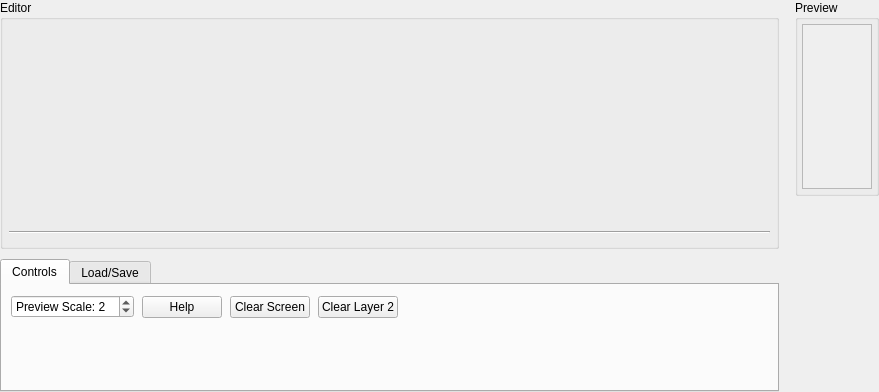
<?xml version="1.0" encoding="UTF-8"?>
<ui version="4.0">
 <class>DispEditor</class>
 <widget class="QWidget" name="DispEditor">
  <property name="geometry">
   <rect>
    <x>0</x>
    <y>0</y>
    <width>879</width>
    <height>392</height>
   </rect>
  </property>
  <property name="windowTitle">
   <string>Form</string>
  </property>
  <layout class="QHBoxLayout" name="horizontalLayout">
   <property name="spacing">
    <number>16</number>
   </property>
   <property name="leftMargin">
    <number>0</number>
   </property>
   <property name="topMargin">
    <number>0</number>
   </property>
   <property name="rightMargin">
    <number>0</number>
   </property>
   <property name="bottomMargin">
    <number>0</number>
   </property>
   <item>
    <layout class="QVBoxLayout" name="verticalLayout_2" stretch="1,0">
     <property name="spacing">
      <number>10</number>
     </property>
     <item>
      <widget class="QGroupBox" name="editorBox">
       <property name="title">
        <string>Editor</string>
       </property>
       <property name="flat">
        <bool>true</bool>
       </property>
       <layout class="QVBoxLayout" name="editorBoxLayout">
        <property name="topMargin">
         <number>0</number>
        </property>
        <property name="leftMargin">
         <number>0</number>
        </property>
        <property name="rightMargin">
         <number>0</number>
        </property>
        <property name="bottomMargin">
         <number>0</number>
        </property>
        <item>
         <widget class="QFrame" name="editorFrame">
          <property name="well" stdset="0">
           <bool>true</bool>
          </property>
          <layout class="QVBoxLayout" name="editorFrameLayout">
           <property name="spacing">
            <number>6</number>
           </property>
           <property name="leftMargin">
            <number>6</number>
           </property>
           <property name="topMargin">
            <number>6</number>
           </property>
           <property name="rightMargin">
            <number>6</number>
           </property>
           <property name="bottomMargin">
            <number>6</number>
           </property>
           <item>
            <widget class="DisplayEdit" name="displayEdit" native="true">
             <property name="sizePolicy">
              <sizepolicy hsizetype="MinimumExpanding" vsizetype="MinimumExpanding">
               <horstretch>1</horstretch>
               <verstretch>0</verstretch>
              </sizepolicy>
             </property>
            </widget>
           </item>
           <item>
            <widget class="Line" name="colorLine">
             <property name="orientation">
              <enum>Qt::Orientation::Horizontal</enum>
             </property>
            </widget>
           </item>
           <item>
            <widget class="QWidget" name="colorWidget" native="true"/>
           </item>
          </layout>
         </widget>
        </item>
       </layout>
      </widget>
     </item>
     <item>
      <widget class="QTabWidget" name="tabWidget">
       <property name="sizePolicy">
        <sizepolicy hsizetype="Preferred" vsizetype="Maximum">
         <horstretch>0</horstretch>
         <verstretch>0</verstretch>
        </sizepolicy>
       </property>
       <property name="currentIndex">
        <number>0</number>
       </property>
       <widget class="QWidget" name="tab">
        <attribute name="title">
         <string>Controls</string>
        </attribute>
        <layout class="QVBoxLayout" name="verticalLayout">
         <item>
          <layout class="QHBoxLayout" name="controlsLayout">
           <property name="spacing">
            <number>8</number>
           </property>
           <item>
            <widget class="QSpinBox" name="imgScaleBox">
             <property name="arrows" stdset="0">
              <bool>false</bool>
             </property>
             <property name="prefix">
              <string>Preview Scale: </string>
             </property>
             <property name="minimum">
              <number>1</number>
             </property>
             <property name="maximum">
              <number>10</number>
             </property>
             <property name="value">
              <number>2</number>
             </property>
            </widget>
           </item>
           <item>
            <widget class="QPushButton" name="helpButton">
             <property name="toolTip">
              <string>Show Instructions</string>
             </property>
             <property name="text">
              <string>Help</string>
             </property>
            </widget>
           </item>
           <item>
            <widget class="QPushButton" name="clearButton">
             <property name="text">
              <string>Clear Screen</string>
             </property>
            </widget>
           </item>
           <item>
            <widget class="QPushButton" name="clearLayer2Button">
             <property name="text">
              <string>Clear Layer 2</string>
             </property>
            </widget>
           </item>
           <item>
            <spacer name="horizontalSpacer">
             <property name="orientation">
              <enum>Qt::Orientation::Horizontal</enum>
             </property>
             <property name="sizeHint" stdset="0">
              <size>
               <width>20</width>
               <height>20</height>
              </size>
             </property>
            </spacer>
           </item>
           <item>
            <widget class="QLabel" name="ColorNowLabel">
             <property name="minimumSize">
              <size>
               <width>56</width>
               <height>26</height>
              </size>
             </property>
             <property name="maximumSize">
              <size>
               <width>56</width>
               <height>26</height>
              </size>
             </property>
             <property name="text">
              <string/>
             </property>
             <property name="scaledContents">
              <bool>true</bool>
             </property>
            </widget>
           </item>
          </layout>
         </item>
         <item>
          <spacer name="verticalSpacer_3">
           <property name="orientation">
            <enum>Qt::Orientation::Vertical</enum>
           </property>
           <property name="sizeHint" stdset="0">
            <size>
             <width>20</width>
             <height>20</height>
            </size>
           </property>
          </spacer>
         </item>
        </layout>
       </widget>
       <widget class="QWidget" name="tab_2">
        <attribute name="title">
         <string>Load/Save</string>
        </attribute>
        <layout class="QGridLayout" name="gridLayout">
         <property name="leftMargin">
          <number>12</number>
         </property>
         <property name="topMargin">
          <number>10</number>
         </property>
         <property name="rightMargin">
          <number>12</number>
         </property>
         <property name="bottomMargin">
          <number>12</number>
         </property>
         <property name="spacing">
          <number>8</number>
         </property>
         <item row="0" column="2">
          <widget class="QPushButton" name="saveCButton">
           <property name="text">
            <string>Export Bin</string>
           </property>
          </widget>
         </item>
         <item row="1" column="2" colspan="2">
          <widget class="QDoubleSpinBox" name="loadScaleSpinBox">
           <property name="toolTip">
            <string>Scale colors when loading image. Useful if the loaded image becomes too dark or too bright.</string>
           </property>
           <property name="prefix">
            <string>Load Color Scale: </string>
           </property>
           <property name="singleStep">
            <double>0.010000000000000</double>
           </property>
           <property name="value">
            <double>1.000000000000000</double>
           </property>
          </widget>
         </item>
         <item row="1" column="1">
          <widget class="QPushButton" name="loadPngButton">
           <property name="toolTip">
            <string/>
           </property>
           <property name="text">
            <string>Load Image</string>
           </property>
          </widget>
         </item>
         <item row="1" column="0">
          <widget class="QPushButton" name="savePngButton">
           <property name="toolTip">
            <string>Save image, as seen above, to PNG file.</string>
           </property>
           <property name="text">
            <string>Save PNG</string>
           </property>
          </widget>
         </item>
         <item row="2" column="1">
          <widget class="QCheckBox" name="antialiasBox">
           <property name="text">
            <string>Antialias when loading</string>
           </property>
           <property name="checked">
            <bool>true</bool>
           </property>
          </widget>
         </item>
         <item row="2" column="2" colspan="2">
          <widget class="QCheckBox" name="showLayer2Box">
           <property name="toolTip">
            <string/>
           </property>
           <property name="text">
            <string>Show Layer 2</string>
           </property>
           <property name="checked">
            <bool>true</bool>
           </property>
          </widget>
         </item>
         <item row="0" column="1">
          <widget class="QComboBox" name="formatBox">
           <item>
            <property name="text">
             <string>Indexed 2</string>
            </property>
           </item>
           <item>
            <property name="text">
             <string>Indexed 4</string>
            </property>
           </item>
           <item>
            <property name="text">
             <string>Indexed 16</string>
            </property>
           </item>
           <item>
            <property name="text">
             <string>RGB332</string>
            </property>
           </item>
           <item>
            <property name="text">
             <string>RGB565</string>
            </property>
           </item>
           <item>
            <property name="text">
             <string>RGB888</string>
            </property>
           </item>
          </widget>
         </item>
         <item row="0" column="3">
          <widget class="QPushButton" name="loadCButton">
           <property name="text">
            <string>Import Bin</string>
           </property>
          </widget>
         </item>
         <item row="2" column="0">
          <widget class="QCheckBox" name="ditherBox">
           <property name="text">
            <string>Dither when loading</string>
           </property>
           <property name="checked">
            <bool>true</bool>
           </property>
          </widget>
         </item>
         <item row="0" column="0">
          <widget class="QLabel" name="label">
           <property name="sizePolicy">
            <sizepolicy hsizetype="Minimum" vsizetype="Preferred">
             <horstretch>0</horstretch>
             <verstretch>0</verstretch>
            </sizepolicy>
           </property>
           <property name="text">
            <string>Format</string>
           </property>
          </widget>
         </item>
        </layout>
       </widget>
      </widget>
     </item>
    </layout>
   </item>
   <item>
    <layout class="QVBoxLayout" name="verticalLayout_3">
     <property name="spacing">
      <number>8</number>
     </property>
     <item>
      <widget class="QGroupBox" name="previewBox">
       <property name="title">
        <string>Preview</string>
       </property>
       <property name="flat">
        <bool>true</bool>
       </property>
       <layout class="QVBoxLayout" name="previewBoxLayout">
        <property name="topMargin">
         <number>0</number>
        </property>
        <property name="leftMargin">
         <number>0</number>
        </property>
        <property name="rightMargin">
         <number>0</number>
        </property>
        <property name="bottomMargin">
         <number>0</number>
        </property>
        <item>
         <widget class="QFrame" name="previewFrame">
          <property name="well" stdset="0">
           <bool>true</bool>
          </property>
          <layout class="QVBoxLayout" name="previewFrameLayout">
           <property name="spacing">
            <number>0</number>
           </property>
           <property name="leftMargin">
            <number>4</number>
           </property>
           <property name="topMargin">
            <number>4</number>
           </property>
           <property name="rightMargin">
            <number>4</number>
           </property>
           <property name="bottomMargin">
            <number>4</number>
           </property>
           <item>
            <widget class="QScrollArea" name="scrollArea">
             <property name="sizePolicy">
              <sizepolicy hsizetype="Minimum" vsizetype="Expanding">
               <horstretch>0</horstretch>
               <verstretch>0</verstretch>
              </sizepolicy>
             </property>
             <property name="widgetResizable">
              <bool>true</bool>
             </property>
             <property name="alignment">
              <set>Qt::AlignCenter</set>
             </property>
             <widget class="QWidget" name="scrollAreaWidgetContents">
              <property name="geometry">
               <rect>
                <x>0</x>
                <y>0</y>
                <width>264</width>
                <height>101</height>
               </rect>
              </property>
              <layout class="QHBoxLayout" name="horizontalLayout_2">
               <property name="spacing">
                <number>0</number>
               </property>
               <property name="leftMargin">
                <number>0</number>
               </property>
               <property name="topMargin">
                <number>0</number>
               </property>
               <property name="rightMargin">
                <number>0</number>
               </property>
               <property name="bottomMargin">
                <number>0</number>
               </property>
               <item>
                <widget class="ImageWidgetDisp" name="imageWidget" native="true">
                 <property name="maximumSize">
                  <size>
                   <width>256</width>
                   <height>256</height>
                  </size>
                 </property>
                </widget>
               </item>
              </layout>
             </widget>
            </widget>
           </item>
          </layout>
         </widget>
        </item>
       </layout>
      </widget>
     </item>
     <item>
      <spacer name="verticalSpacer_2">
       <property name="orientation">
        <enum>Qt::Orientation::Vertical</enum>
       </property>
       <property name="sizeHint" stdset="0">
        <size>
         <width>20</width>
         <height>20</height>
        </size>
       </property>
      </spacer>
     </item>
    </layout>
   </item>
  </layout>
 </widget>
 <customwidgets>
  <customwidget>
   <class>DisplayEdit</class>
   <extends>QWidget</extends>
   <header>display_tool/displayedit.h</header>
   <container>1</container>
  </customwidget>
  <customwidget>
   <class>ImageWidgetDisp</class>
   <extends>QWidget</extends>
   <header>display_tool/imagewidgetdisp.h</header>
   <container>1</container>
  </customwidget>
 </customwidgets>
 <resources/>
 <connections/>
</ui>
